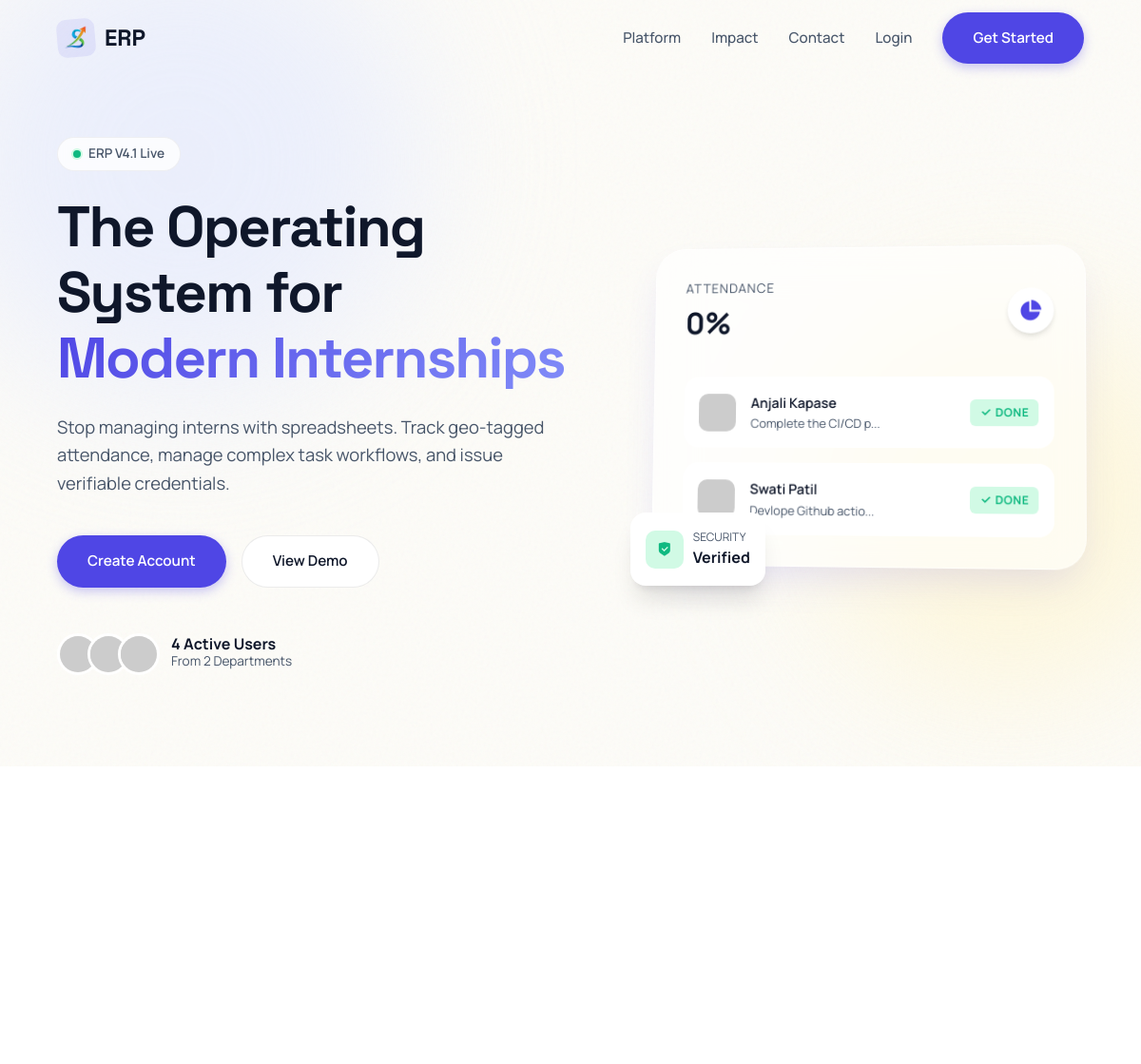
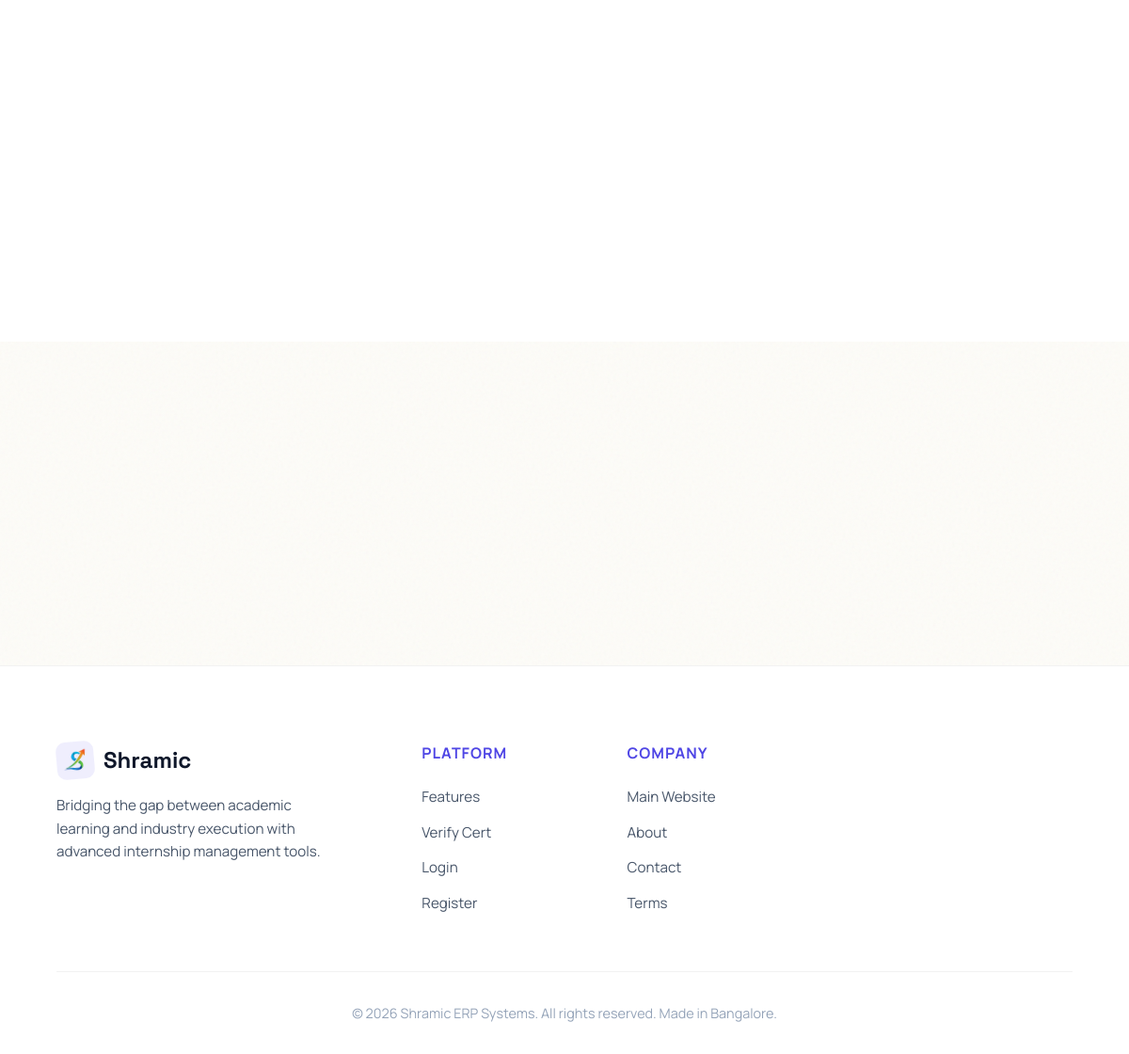
The page / on the database its author committed (2 pictures, top to bottom).
### tables this page shows
CREATE TABLE submissions (
            id INTEGER PRIMARY KEY AUTOINCREMENT,
            user_id INTEGER,
            task_id INTEGER,
            content TEXT,
            file_url TEXT,
            file_type TEXT,
            file_size INTEGER,
            status TEXT DEFAULT 'PENDING',
            version INTEGER DEFAULT 1,
            submitted_at TIMESTAMP DEFAULT CURRENT_TIMESTAMP,
            reviewed_at TIMESTAMP,
            reviewed_by INTEGER,
            feedback TEXT,
            grade TEXT,
            FOREIGN KEY (user_id) REFERENCES users(id),
            FOREIGN KEY (task_id) REFERENCES tasks(id),
            FOREIGN KEY (reviewed_by) REFERENCES users(id)
        );

CREATE TABLE users (
            id INTEGER PRIMARY KEY AUTOINCREMENT,
            intern_id TEXT UNIQUE,
            usn TEXT UNIQUE NOT NULL,
            full_name TEXT NOT NULL,
            phone TEXT NOT NULL,
            email TEXT UNIQUE NOT NULL,
            password_hash TEXT NOT NULL,
            role TEXT NOT NULL,
            photo_url TEXT,
            status TEXT DEFAULT 'PENDING',
            is_admin BOOLEAN DEFAULT 0,
            department TEXT,
            join_date DATE,
            emergency_contact TEXT,
            address TEXT,
            last_login TIMESTAMP,
            login_count INTEGER DEFAULT 0,
            created_at TIMESTAMP DEFAULT CURRENT_TIMESTAMP,
            updated_at TIMESTAMP DEFAULT CURRENT_TIMESTAMP
        );

CREATE TABLE tasks (
            id INTEGER PRIMARY KEY AUTOINCREMENT,
            title TEXT NOT NULL,
            description TEXT,
            file_url TEXT,
            assigned_to TEXT,
            assigned_by INTEGER,
            deadline DATE,
            priority TEXT DEFAULT 'MEDIUM',
            status TEXT DEFAULT 'ACTIVE',
            category TEXT,
            estimated_hours REAL,
            completion_percentage INTEGER DEFAULT 0,
            created_at TIMESTAMP DEFAULT CURRENT_TIMESTAMP,
            updated_at TIMESTAMP DEFAULT CURRENT_TIMESTAMP,
            FOREIGN KEY (assigned_by) REFERENCES users(id)
        );

### app.py (the view)
@app.route('/')
def index():
    conn = get_db_connection()
    cur = conn.cursor()
    cur.execute("SELECT COUNT(*) as count FROM users WHERE is_admin = 0 AND status = 'APPROVED'")
    total_interns = cur.fetchone()['count']
    cur.execute("SELECT COUNT(DISTINCT department) as count FROM users WHERE is_admin = 0")
    total_depts = cur.fetchone()['count']
    cur.execute("SELECT COUNT(*) as count FROM submissions")
    total_submissions = cur.fetchone()['count']
    attendance_rate = 0
    if total_interns > 0:
        cur.execute("SELECT COUNT(DISTINCT user_id) as count FROM attendance WHERE date = DATE('now', 'localtime')")
        present_today = cur.fetchone()['count']
        attendance_rate = int((present_today / total_interns) * 100)
    cur.execute("SELECT photo_url FROM users WHERE is_admin = 0 AND photo_url IS NOT NULL ORDER BY last_login DESC LIMIT 4")
    active_avatars = [row['photo_url'] for row in cur.fetchall()]
    cur.execute("""
        SELECT u.full_name, u.photo_url, t.title, s.status, s.submitted_at
        FROM submissions s
        JOIN users u ON s.user_id = u.id
        JOIN tasks t ON s.task_id = t.id
        ORDER BY s.submitted_at DESC LIMIT 3
    """)
    recent_submissions = cur.fetchall()
    conn.close()
    return render_template('public/index.html',
                           total_interns=total_interns,
                           total_depts=total_depts,
                           attendance_rate=attendance_rate,
                           active_avatars=active_avatars,
                           recent_submissions=recent_submissions,
                           total_submissions=total_submissions)

### app.py (called while the page is built, shortened)
@app.before_request
def make_session_permanent():
    session.permanent = True
    app.permanent_session_lifetime = timedelta(days=365)

def get_db_connection():
    conn = sqlite3.connect(DATABASE)
    conn.row_factory = sqlite3.Row
    return conn

def get_current_datetime():
    return datetime.now(TIMEZONE)

@app.context_processor
def inject_globals():
    unread_count = 0
    return {
        'now': get_current_datetime(),
        'app_name': 'Shramic ERP',
        'unread_notifications': unread_count
    }

@app.before_request
def before_request():
    if current_user.is_authenticated:
        conn = get_db_connection()
        cur = conn.cursor()
        current_timestamp = format_datetime(get_current_datetime())
        cur.execute("""
            UPDATE users
            SET updated_at = ?
            WHERE id = ?
        """, (current_timestamp, current_user.id))
        conn.commit()
        conn.close()

### templates/public/index.html (shortened to what this page needs)
<!doctype html>
<html lang="en">
  <head>
    <link
      href="https://cdn.jsdelivr.net/npm/remixicon@4.1.0/fonts/remixicon.css"
      rel="stylesheet"
    />
  </head>
  <body>
    <nav class="navbar" id="navbar">
      <div class="container nav-container">
        <a href="/" class="logo">
          <div class="logo-icon">
            <img
              src="{{ url_for('static', filename='images/favicon.png') }}"
              alt="Logo"
              style="width: 70%; height: 70%; object-fit: contain"
            />
          </div>
          <span class="logo-text">ERP</span>
        </a>
        <ul class="nav-menu" id="navMenu">
          <li><a href="#features" class="nav-link">Platform</a></li>
          <li><a href="#stats" class="nav-link">Impact</a></li>
          <li>
            <a href="{{ url_for('contact') }}" class="nav-link">Contact</a>
          </li>
          {% if current_user.is_authenticated %}
          <li>
            <a
              href="{{ url_for('admin_dashboard' if current_user.is_admin else 'intern_dashboard') }}"
              class="btn btn-primary"
              style="color: white"
            >
              Dashboard
            </a>
          </li>
          <li>
            <a
              href="{{ url_for('logout') }}"
              class="nav-link"
              style="color: #ef4444"
              >Sign Out</a
            >
          </li>
          {% else %}
          <li><a href="{{ url_for('login') }}" class="nav-link">Login</a></li>
          <li>
            <a
              href="{{ url_for('register') }}"
              class="btn btn-primary"
              style="color: white"
              >Get Started</a
            >
          </li>
          {% endif %}
        </ul>
      </div>
    </nav>
    <section class="hero">
      <div class="bg-blob blob-1"></div>
      <div class="container hero-grid">
        <div class="hero-text">
          <div class="reveal">
            <span class="status-pill"
              ><span class="status-dot"></span> ERP V4.1 Live</span
            >
          </div>
          <h1 class="hero-title reveal">
            The Operating System for <br /><span class="gradient-text"
              >Modern Internships</span
            >
          </h1>
          <p class="hero-desc reveal">
            Stop managing interns with spreadsheets. Track geo-tagged
            attendance, manage complex task workflows, and issue verifiable
            credentials.
          </p>
          <div
            class="reveal"
            style="
              display: flex;
              gap: 1rem;
              flex-wrap: wrap;
              margin-bottom: 3rem;
            "
          >
            {% if not current_user.is_authenticated %}
            <a href="{{ url_for('register') }}" class="btn btn-primary"
              >Create Account</a
            >
            <a href="#features" class="btn btn-secondary">View Demo</a>
            {% else %}
            <a href="{{ url_for('intern_dashboard') }}" class="btn btn-primary"
              >Go to App</a
            >
            {% endif %}
          </div>
          <div class="avatar-group reveal">
            <div class="avatars">
              {% if active_avatars %} {% for avatar in active_avatars %}
              <img
                src="{{ url_for('static', filename='uploads/profiles/' + avatar) }}"
                class="avatar-img"
                onerror="
                  this.src =
                    'https://ui-avatars.com/api/?name=User&background=random&color=fff'
                "
                alt="Active User"
              />
              {% endfor %} {% else %}
              <img
                src="https://ui-avatars.com/api/?name=A&background=random"
                class="avatar-img"
              />
              <img
                src="https://ui-avatars.com/api/?name=B&background=random"
                class="avatar-img"
              />
              <img
                src="https://ui-avatars.com/api/?name=C&background=random"
                class="avatar-img"
              />
              {% endif %}
            </div>
            <div>
              <div
                style="
                  font-weight: 700;
                  color: var(--text-primary);
                  line-height: 1;
                "
              >
                {{ total_interns }} Active Users
              </div>
              <div style="font-size: 0.85rem; color: var(--text-secondary)">
                From {{ total_depts }} Departments
              </div>
            </div>
          </div>
        </div>
        <div class="mockup-wrapper reveal">
          <div class="glass-card">
            <div
              style="
                display: flex;
                justify-content: space-between;
                align-items: center;
                margin-bottom: 2rem;
              "
            >
              <div>
                <div
                  style="
                    font-size: 0.85rem;
                    color: var(--text-secondary);
                    text-transform: uppercase;
                    letter-spacing: 1px;
                  "
                >
                  Attendance
                </div>
                <div
                  style="
                    font-size: 2rem;
                    font-weight: 700;
                    color: var(--text-primary);
                  "
                >
                  {{ attendance_rate }}%
                </div>
              </div>
              <div
                style="
                  width: 48px;
                  height: 48px;
                  background: white;
                  border-radius: 50%;
                  display: flex;
                  align-items: center;
                  justify-content: center;
                  color: var(--primary);
                  box-shadow: var(--shadow-md);
                "
              >
                <i class="ri-pie-chart-2-fill" style="font-size: 1.5rem"></i>
              </div>
            </div>
            {% if recent_submissions %} {% for sub in recent_submissions %}
            <div class="data-row">
              <div class="row-left">
                <img
                  src="{{ url_for('static', filename='uploads/profiles/' + sub.photo_url) if sub.photo_url else 'https://ui-avatars.com/api/?name=' + sub.full_name }}"
                  style="
                    width: 40px;
                    height: 40px;
                    border-radius: 10px;
                    object-fit: cover;
                  "
                  alt="User"
                />
                <div>
                  <div
                    style="
                      font-weight: 600;
                      font-size: 0.9rem;
                      color: var(--text-primary);
                    "
                  >
                    {{ sub.full_name }}
                  </div>
                  <div style="font-size: 0.8rem; color: var(--text-secondary)">
                    {{ sub.title[:20] }}...
                  </div>
                </div>
              </div>
              {% if sub.status == 'APPROVED' %}
              <span class="badge success"
                ><i class="ri-check-line"></i> Done</span
              >
              {% else %}
              <span class="badge pending">Review</span>
              {% endif %}
            </div>
            {% endfor %} {% endif %}
          </div>
          <div
            style="
              position: absolute;
              bottom: -20px;
              left: -20px;
              background: white;
              padding: 1rem;
              border-radius: 16px;
              box-shadow: var(--shadow-xl);
              display: flex;
              align-items: center;
              gap: 10px;
              animation: float 6s ease-in-out infinite;
            "
          >
            <div
              style="
                background: var(--success-bg);
                width: 40px;
                height: 40px;
                border-radius: 10px;
                display: flex;
                align-items: center;
                justify-content: center;
                color: var(--success);
              "
            >
              <i class="ri-shield-check-fill"></i>
            </div>
            <div>
              <div
                style="
                  font-size: 0.75rem;
                  color: var(--text-secondary);
                  text-transform: uppercase;
                "
              >
                Security
              </div>
              <div style="font-weight: 700">Verified</div>
            </div>
          </div>
        </div>
      </div>
    </section>
    <section id="features" class="feature-section">
      <div class="container">
        <div class="feature-grid">
        </div>
      </div>
    </section>
    <footer class="footer">
      <div class="container">
        <div class="footer-grid">
          <div class="footer-col">
            <a href="/" class="logo" style="margin-bottom: 1rem">
              <div class="logo-icon">
                <img
                  src="{{ url_for('static', filename='images/favicon.png') }}"
                  alt="Logo"
                  style="width: 70%; height: 70%; object-fit: contain"
                />
              </div>
              <span class="logo-text">Shramic</span>
            </a>
            <p
              style="
                color: var(--text-secondary);
                font-size: 0.95rem;
                max-width: 300px;
              "
            >
              Bridging the gap between academic learning and industry execution
              with advanced internship management tools.
            </p>
          </div>
          <div class="footer-col">
            <h5>Platform</h5>
            <ul class="footer-links">
              <li><a href="/#features">Features</a></li>
              <li><a href="/verify/certificate/">Verify Cert</a></li>
              {% if current_user.is_authenticated %}
              <li><a href="/intern/dashboard">Dashboard</a></li>
              <li><a href="/logout">Logout</a></li>
              {% else %}
              <li><a href="/login">Login</a></li>
              <li><a href="/register">Register</a></li>
              {% endif %}
            </ul>
          </div>
          <div class="footer-col">
            <h5>Company</h5>
            <ul class="footer-links">
              <li><a href="https://www.shramic.com/">Main Website</a></li>
              <li><a href="/about">About</a></li>
              <li><a href="/contact">Contact</a></li>
              <li><a href="/terms">Terms</a></li>
            </ul>
          </div>
        </div>
        <div
          style="
            border-top: 1px solid rgba(0, 0, 0, 0.05);
            padding-top: 2rem;
            text-align: center;
            font-size: 0.9rem;
            color: var(--text-tertiary);
          "
        >
          &copy; {{ now.year }} Shramic ERP Systems. All rights reserved. Made
          in Bangalore.
        </div>
      </div>
    </footer>
  </body>
</html>

### rows shown on the page
submissions: full_name "Anjali Kapase", title "Complete the CI/CD p", status "APPROVED" (drawn)
submissions: full_name "Swati Patil", title "Devlope Github actio", status "APPROVED" (drawn)

### other values the page prints
{{ total_interns }} "4"
{{ total_depts }} "2"
{{ attendance_rate }} "0"
{{ now.year }} "2026"
